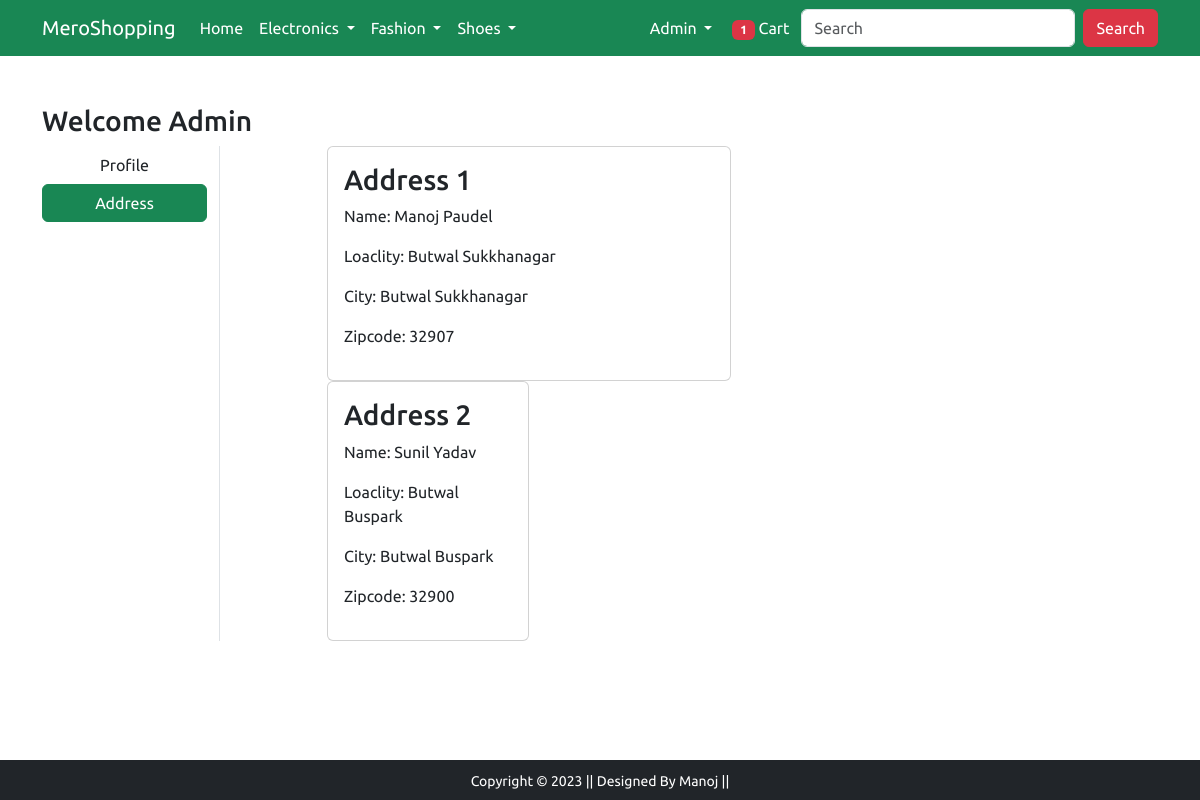
The page /address/ (signed in) on the database its author committed.
### app/models.py (models this page shows, shortened)
class Customer(models.Model):
    user = models.ForeignKey(User, on_delete=models.CASCADE)
    name = models.CharField(max_length=100)
    locality = models.CharField(max_length=100)
    city = models.CharField(max_length=50)
    zipcode = models.IntegerField()
    city = models.CharField(choices=CITY_CHOICES, max_length=50)

### app/views.py (the view)
# urls.py: path('address/', views.address, name='address'),
@login_required
def address(request):
    count = Cart.objects.filter(user=request.user).count()
    address = Customer.objects.filter(user=request.user)
    return render(request, 'app/address.html', {'address':address, 'active':'btn-success', 'count':count})

### app/templates/app/address.html (shortened to what this page needs)
{% extends 'app/base.html' %}
{% load static %}
{% block main-content %}
<div class="container my-5">
 <div class="row">
 <h3>Welcome {{request.user|capfirst}}</h3>
  <div class="col-sm-2 border-end">
   <ul class="list-unstyled">
    <li class="d-grid"><a href="{% url 'profile' %}" class="btn">Profile</a></li>
    <li class="d-grid"><a href="{% url 'address' %}" class="btn {{active}} ">Address</a></li>
   </ul>
  </div>
  <div class="col-sm-9 offset-sm-1">
   <div class="row">
    {% for add in address %}
    <div class="col-sm-6">
     <div class="card">
      <div class="card-body">
       <h3>Address {{forloop.counter}} </h3>
       <p>Name: {{add.name}} </p>
       <p>Loaclity: {{add.locality}}</p>
       <p>City: {{add.city}}</p>
       <p>Zipcode: {{add.zipcode}}</p>
      </div>
     </div>
     {% endfor %}
    </div>
   </div>
  </div>
 </div>
</div>
{% endblock main-content %}

### app/templates/app/navbar.html (shortened to what this page needs)
<nav class="navbar navbar-expand-lg navbar-dark bg-success">
  <div class="container">
    <a class="navbar-brand" href="/">MeroShopping</a>
    <div class="collapse navbar-collapse" id="navbarSupportedContent">
      <ul class="navbar-nav me-auto mb-2 mb-lg-0">
        <li class="nav-item">
          <a class="nav-link active" aria-current="page" href="/">Home</a>
        </li>
        <li class="nav-item dropdown">
          <a class="nav-link dropdown-toggle text-white" href="#" id="electronicsDropdown" role="button" data-bs-toggle="dropdown" aria-expanded="false">
            Electronics
          </a>
        </li>
        <li class="nav-item dropdown">
          <a class="nav-link dropdown-toggle text-white" href="#" id="fashionDropdown" role="button" data-bs-toggle="dropdown" aria-expanded="false">
            Fashion
          </a>
        </li>
        <li class="nav-item dropdown">
         <a class="nav-link dropdown-toggle text-white" href="#" id="fashionDropdown" role="button" data-bs-toggle="dropdown" aria-expanded="false">
           Shoes
         </a>
       </li>
      </ul>
      <div>
       <ul class="navbar-nav me-auto mb-2 mb-lg-0">
         {% if user.is_authenticated %}
        <li class="nav-item dropdown mr-1">
           <a class="nav-link dropdown-toggle text-white" href="#" id="profileDropdown" role="button" data-bs-toggle="dropdown" aria-expanded="false">
             {{user.username|capfirst}}
           </a>
         </li>
         <li class="nav-item mx-1">
          <a href="{% url 'showcart' %}" class="nav-link text-white"><span class="badge bg-danger">{{count}}</span> Cart </a>
         </li>
         {% endif %}
       </ul>
      </div>
      <form class="d-flex" method='post' action='/search/'>
       <input class="form-control me-2" type="search" name='search' placeholder="Search" aria-label="Search" maxlength="25">
       <input type="submit" class='btn btn-danger' value="Search">
     </form>
    </div>
  </div>
 </nav>

### app/static/app/css/style.css (style rules this page uses)
body { font-family: 'Ubuntu', sans-serif; }

### rows shown on the page
Customer: name "Manoj Paudel", locality "Butwal Sukkhanagar", city "Butwal Sukkhanagar", zipcode "32907"
Customer: name "Sunil Yadav", locality "Butwal Buspark", city "Butwal Buspark", zipcode "32900"

### other values the page prints
{{ user.username|capfirst }} "Admin"
{{ count }} "1"
{{ request.user|capfirst }} "Admin"
